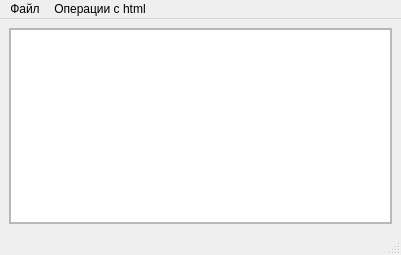
<?xml version="1.0" encoding="UTF-8"?>
<ui version="4.0">
 <class>MainWindow</class>
 <widget class="QMainWindow" name="MainWindow">
  <property name="geometry">
   <rect>
    <x>0</x>
    <y>0</y>
    <width>401</width>
    <height>255</height>
   </rect>
  </property>
  <property name="windowTitle">
   <string>Текстовый редактор</string>
  </property>
  <widget class="QWidget" name="centralwidget">
   <layout class="QVBoxLayout" name="verticalLayout">
    <item>
     <widget class="QScrollArea" name="scrollArea">
      <property name="enabled">
       <bool>true</bool>
      </property>
      <property name="widgetResizable">
       <bool>true</bool>
      </property>
      <widget class="QWidget" name="scrollAreaWidgetContents">
       <property name="geometry">
        <rect>
         <x>0</x>
         <y>0</y>
         <width>381</width>
         <height>192</height>
        </rect>
       </property>
       <layout class="QVBoxLayout" name="verticalLayout_2">
        <property name="leftMargin">
         <number>0</number>
        </property>
        <property name="topMargin">
         <number>0</number>
        </property>
        <property name="rightMargin">
         <number>0</number>
        </property>
        <property name="bottomMargin">
         <number>0</number>
        </property>
        <item>
         <widget class="QTextEdit" name="textEdit"/>
        </item>
       </layout>
      </widget>
     </widget>
    </item>
   </layout>
  </widget>
  <widget class="QMenuBar" name="menubar">
   <property name="geometry">
    <rect>
     <x>0</x>
     <y>0</y>
     <width>401</width>
     <height>21</height>
    </rect>
   </property>
   <widget class="QMenu" name="menu">
    <property name="title">
     <string>Файл</string>
    </property>
    <addaction name="new_file"/>
    <addaction name="open_file"/>
    <addaction name="save_file"/>
    <addaction name="save_as"/>
   </widget>
   <widget class="QMenu" name="menu_html">
    <property name="title">
     <string>Операции с html</string>
    </property>
    <addaction name="action_5"/>
    <addaction name="action_6"/>
   </widget>
   <addaction name="menu"/>
   <addaction name="menu_html"/>
  </widget>
  <widget class="QStatusBar" name="statusbar"/>
  <action name="open_file">
   <property name="text">
    <string>Открыть файл...</string>
   </property>
  </action>
  <action name="save_file">
   <property name="text">
    <string>Сохранить файл</string>
   </property>
  </action>
  <action name="save_as">
   <property name="text">
    <string>Сохранить как...</string>
   </property>
  </action>
  <action name="new_file">
   <property name="text">
    <string>Новый файл</string>
   </property>
   <property name="shortcut">
    <string>Ctrl+N</string>
   </property>
  </action>
  <action name="action_5">
   <property name="text">
    <string>Посмотреть все ссылки на другие страницы</string>
   </property>
  </action>
  <action name="action_6">
   <property name="text">
    <string>Заменить все адреса на локальные</string>
   </property>
  </action>
 </widget>
 <resources/>
 <connections/>
</ui>
